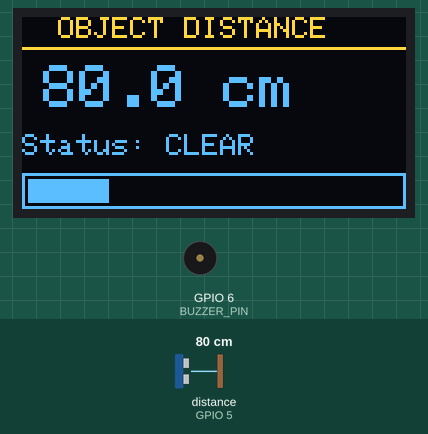
The sketch below on a simulated ESP32-S3. On the bench: 128×64 one-colour display, buzzer (waves = sounding, pin HIGH). Wiring (inferred from the names in the program): ultrasonic range finder: trigger GPIO 4; echo GPIO 5. The test bench sets the inputs (shaded band); at power-on: distance to the obstacle (sensor on GPIO 5) 80 cm. The echo pulse lasts 58.3 µs per cm; the OLED is the two-colour kind (top 16 rows yellow); pins used as bus, display or sensor lines are not drawn; what the sketch prints to the serial monitor is not drawn.

Above: at 3.2 s.
3.3 s: distance to the obstacle (sensor on GPIO 5) set to 44 cm
At 3.5 s:
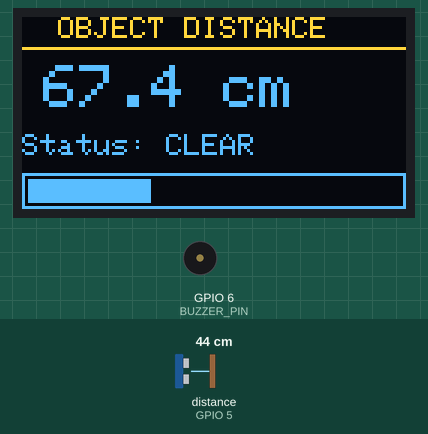
4.9 s: distance to the obstacle (sensor on GPIO 5) set to 37 cm
At 7.01 s:
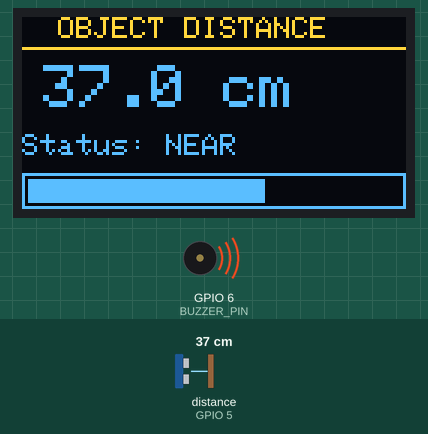
7.1 s: distance to the obstacle (sensor on GPIO 5) set to 18 cm
At 8.01 s:
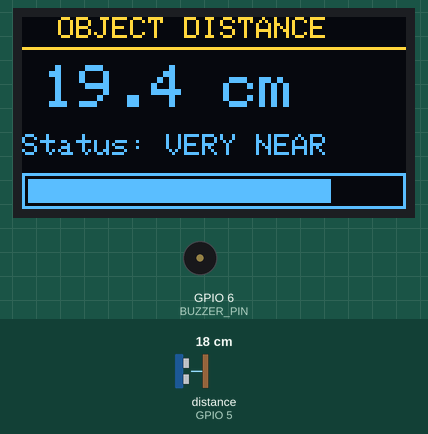
9.7 s: distance to the obstacle (sensor on GPIO 5) set to 2 cm
At 12.0 s:
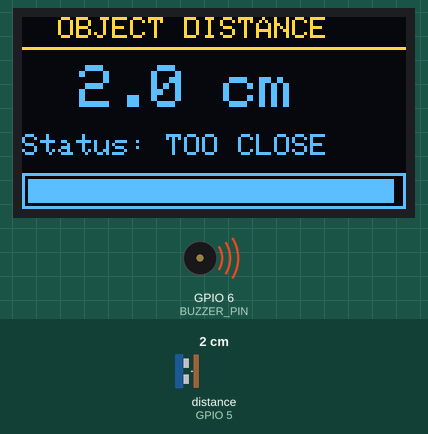
Timing chart, 0 to 12.8 s (numbered marks = the images above; inputs shaded):
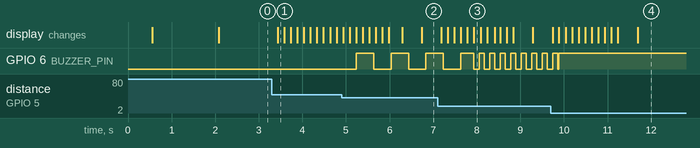

Measured:
- the behaviour switches between 40 and 39 cm on distance to the obstacle (sensor on GPIO 5) (found by bisection; images 1 and 2)
- after the input at 3.3 s, the display: changes after 0.13 s (image 1)
- after the input at 4.9 s, GPIO 6 (BUZZER_PIN): alternates HIGH for 0.40 s and LOW for 0.40 s, starting after 0.33 s
- after the input at 7.1 s, the display: first changes after 0.09 s (image 3 shows a later state)
- after the input at 9.7 s, the display: first changes at once (image 4 shows a later state)

The sketch:

ultrasonic_proximity_alert.ino
```cpp
#include <Wire.h>
#include <Adafruit_GFX.h>
#include <Adafruit_SSD1306.h>

// =====================================================
// PIN SETTINGS
// =====================================================

#define OLED_SDA_PIN 8
#define OLED_SCL_PIN 9

#define TRIG_PIN 4
#define ECHO_PIN 5
#define BUZZER_PIN 6

// =====================================================
// OLED SETTINGS
// =====================================================

#define SCREEN_WIDTH 128
#define SCREEN_HEIGHT 64
#define OLED_RESET -1
#define OLED_ADDRESS 0x3C

Adafruit_SSD1306 display(
  SCREEN_WIDTH,
  SCREEN_HEIGHT,
  &Wire,
  OLED_RESET
);

// =====================================================
// DISTANCE SETTINGS
// =====================================================

// Buzzer is silent above this distance.
const float WARNING_DISTANCE_CM = 40.0;

// Faster warning below this distance.
const float NEAR_DISTANCE_CM = 20.0;

// Continuous alarm below this distance.
const float DANGER_DISTANCE_CM = 10.0;

// Used only for the OLED distance bar.
const float BAR_MAX_DISTANCE_CM = 100.0;

// =====================================================
// TIMING
// =====================================================

const unsigned long MEASUREMENT_INTERVAL_MS = 150;

unsigned long lastMeasurementTime = 0;
unsigned long lastBuzzerToggleTime = 0;

bool buzzerState = false;
bool firstValidReading = true;

float displayedDistance = 0.0;

// =====================================================
// SETUP
// =====================================================

void setup() {
  Serial.begin(115200);
  delay(500);

  pinMode(TRIG_PIN, OUTPUT);
  pinMode(ECHO_PIN, INPUT);
  pinMode(BUZZER_PIN, OUTPUT);

  digitalWrite(TRIG_PIN, LOW);
  digitalWrite(BUZZER_PIN, LOW);

  Wire.begin(OLED_SDA_PIN, OLED_SCL_PIN);

  if (!display.begin(
        SSD1306_SWITCHCAPVCC,
        OLED_ADDRESS
      )) {
    Serial.println("OLED initialization failed.");

    while (true) {
      digitalWrite(BUZZER_PIN, LOW);
      delay(1000);
    }
  }

  showStartupScreen();

  Serial.println();
  Serial.println("ESP32 Ultrasonic Proximity Monitor");
  Serial.println("System started.");

  delay(1500);
}

// =====================================================
// MAIN LOOP
// =====================================================

void loop() {
  unsigned long currentTime = millis();

  if (
    currentTime - lastMeasurementTime
    >= MEASUREMENT_INTERVAL_MS
  ) {
    lastMeasurementTime = currentTime;

    float rawDistance = measureDistanceCm();

    if (rawDistance > 0) {
      displayedDistance = smoothDistance(rawDistance);

      printDistanceToSerial(displayedDistance);
      updateDisplay(displayedDistance);
    } else {
      showSensorError();
    }
  }

  updateBuzzer(displayedDistance);
}

// =====================================================
// ULTRASONIC MEASUREMENT
// =====================================================

float measureDistanceCm() {
  // Ensure a clean trigger pulse.
  digitalWrite(TRIG_PIN, LOW);
  delayMicroseconds(3);

  digitalWrite(TRIG_PIN, HIGH);
  delayMicroseconds(10);

  digitalWrite(TRIG_PIN, LOW);

  // Wait up to 30 ms for the echo.
  unsigned long duration = pulseIn(
    ECHO_PIN,
    HIGH,
    30000UL
  );

  // No echo received.
  if (duration == 0) {
    return -1.0;
  }

  // Speed of sound is approximately 0.0343 cm/us.
  // Divide by 2 because sound travels to the object and back.
  float distance = duration * 0.0343F / 2.0F;

  // Practical HC-SR04 range validation.
  if (distance < 2.0 || distance > 400.0) {
    return -1.0;
  }

  return distance;
}

// Reduces rapid jumping in the displayed reading.
float smoothDistance(float newDistance) {
  if (firstValidReading) {
    firstValidReading = false;
    return newDistance;
  }

  return displayedDistance * 0.65F
       + newDistance * 0.35F;
}

// =====================================================
// DISTANCE STATUS
// =====================================================

const char* getDistanceStatus(float distance) {
  if (distance < DANGER_DISTANCE_CM) {
    return "TOO CLOSE";
  }

  if (distance < NEAR_DISTANCE_CM) {
    return "VERY NEAR";
  }

  if (distance < WARNING_DISTANCE_CM) {
    return "NEAR";
  }

  return "CLEAR";
}

// =====================================================
// OLED
// =====================================================

void showStartupScreen() {
  display.clearDisplay();
  display.setTextColor(SSD1306_WHITE);

  display.setTextSize(1);
  display.setCursor(14, 12);
  display.println("ULTRASONIC OBJECT");

  display.setCursor(28, 25);
  display.println("DETECTOR");

  display.drawRect(
    19,
    43,
    90,
    10,
    SSD1306_WHITE
  );

  display.fillRect(
    22,
    46,
    55,
    4,
    SSD1306_WHITE
  );

  display.display();
}

void updateDisplay(float distance) {
  display.clearDisplay();
  display.setTextColor(SSD1306_WHITE);

  // Header
  display.setTextSize(1);
  display.setCursor(12, 0);
  display.println("OBJECT DISTANCE");

  display.drawLine(
    0,
    10,
    SCREEN_WIDTH - 1,
    10,
    SSD1306_WHITE
  );

  // Large distance value
  display.setTextSize(2);
  display.setCursor(7, 16);

  if (distance < 10.0) {
    display.print(" ");
  }

  display.print(distance, 1);
  display.print(" cm");

  // Status
  display.setTextSize(1);
  display.setCursor(0, 39);
  display.print("Status: ");
  display.println(getDistanceStatus(distance));

  // Bar outline
  display.drawRect(
    0,
    52,
    SCREEN_WIDTH,
    12,
    SSD1306_WHITE
  );

  // Closer object = longer bar.
  float limitedDistance = constrain(
    distance,
    0.0F,
    BAR_MAX_DISTANCE_CM
  );

  int barWidth = map(
    (int)limitedDistance,
    0,
    (int)BAR_MAX_DISTANCE_CM,
    124,
    0
  );

  barWidth = constrain(barWidth, 0, 124);

  display.fillRect(
    2,
    54,
    barWidth,
    8,
    SSD1306_WHITE
  );

  display.display();
}

void showSensorError() {
  display.clearDisplay();
  display.setTextColor(SSD1306_WHITE);

  display.setTextSize(1);
  display.setCursor(9, 10);
  display.println("ULTRASONIC SENSOR");

  display.setTextSize(2);
  display.setCursor(27, 30);
  display.println("ERROR");

  display.setTextSize(1);
  display.setCursor(15, 53);
  display.println("Check wiring");

  display.display();

  digitalWrite(BUZZER_PIN, LOW);
  buzzerState = false;

  Serial.println("No valid distance reading.");
}

// =====================================================
// BUZZER
// =====================================================

void updateBuzzer(float distance) {
  if (
    distance <= 0 ||
    firstValidReading
  ) {
    turnBuzzerOff();
    return;
  }

  unsigned long currentTime = millis();

  // Continuous alarm below 10 cm.
  if (distance < DANGER_DISTANCE_CM) {
    digitalWrite(BUZZER_PIN, HIGH);
    buzzerState = true;
    return;
  }

  // Fast beeping from 10 to 20 cm.
  if (distance < NEAR_DISTANCE_CM) {
    toggleBuzzerAtInterval(
      currentTime,
      120
    );
    return;
  }

  // Slow beeping from 20 to 40 cm.
  if (distance < WARNING_DISTANCE_CM) {
    toggleBuzzerAtInterval(
      currentTime,
      400
    );
    return;
  }

  // Silent above 40 cm.
  turnBuzzerOff();
}

void toggleBuzzerAtInterval(
  unsigned long currentTime,
  unsigned long interval
) {
  if (
    currentTime - lastBuzzerToggleTime
    >= interval
  ) {
    lastBuzzerToggleTime = currentTime;
    buzzerState = !buzzerState;

    digitalWrite(
      BUZZER_PIN,
      buzzerState ? HIGH : LOW
    );
  }
}

void turnBuzzerOff() {
  digitalWrite(BUZZER_PIN, LOW);
  buzzerState = false;
}

// =====================================================
// SERIAL MONITOR
// =====================================================

void printDistanceToSerial(float distance) {
  Serial.print("Distance: ");
  Serial.print(distance, 1);
  Serial.print(" cm | Status: ");
  Serial.println(getDistanceStatus(distance));
}
```
